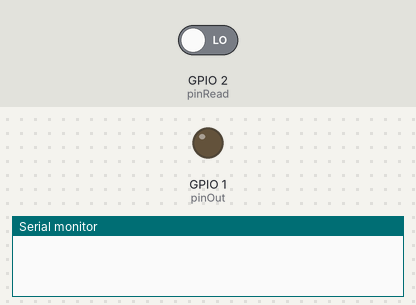
Bench run of a program on a simulated ESP32-S3. On the bench: output pins drawn as LEDs (lit = HIGH), the last lines printed to the serial monitor. The inputs (shaded band) are chosen by the test bench; at power-on: GPIO 2 (pinRead) LOW.

Above: at 21.4 s.
21.5 s: GPIO 2 (pinRead) driven HIGH
At 25.6 s:
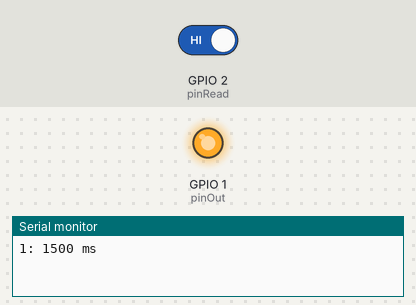
Timing chart, 0 to 31.5 s (numbered marks = the images above; inputs shaded):
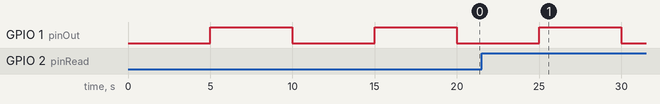

Measured:
- by itself, GPIO 1 (pinOut): alternates HIGH for 5.0 s and LOW for 5.0 s

The program:

main.cpp
```cpp
#include <Arduino.h>
#include "RelayContr.h"
#include "Config.h"
RelayContr relaycon = RelayContr(Config::pinOut, Config::pinRead);
unsigned long previous_millis = 0;
volatile bool responseDetected = false;  // set true in ISR after a debounced RISING edge is processed; cleared in loop() once printed

volatile unsigned long lastInterruptTime = 0; // timestamp of the last RISING edge accepted by the debounce filter (updated only if enough time passed since the previous one)

volatile unsigned long lastResponseTime = 0; // counting how much time is needed for NO contact to start work

volatile unsigned long turnOnRelayTime = 0; // reading time for turning the relay

volatile uint64_t counter = 0; // counter for every rising in pinRead

//interrupt
void IRAM_ATTR relayInterrupt() {
    unsigned long now = millis();
    if(now - lastInterruptTime < Config::delay_time)
        return;
    lastInterruptTime = now;
    lastResponseTime = lastInterruptTime - turnOnRelayTime;
    counter++; // counts only debounced RISING edges
    responseDetected = true;
}

void setup() {
    Serial.begin(115200);
    attachInterrupt(digitalPinToInterrupt(Config::pinRead), relayInterrupt, RISING); //setting up the pin for interrupt
}

// printing result
void print() {
    Serial.print(counter);
    Serial.print(": ");
    Serial.print(lastResponseTime);
    Serial.println(" ms");
}


void loop() {
    unsigned long current_millis = millis();
    bool reading = relaycon.getReadingState();
    if(current_millis - previous_millis >= Config::delay_time) { // condition with a delay when to turn on and turn off the relay
        previous_millis = current_millis;
        relaycon.set((relaycon.getState() == RelayState::RELAY_ON) ? RelayState::RELAY_OFF : RelayState::RELAY_ON);
        turnOnRelayTime = millis();
    }
    if(responseDetected == true) { //
        print();
        responseDetected = !responseDetected;
    }


}
```

RelayContr.h
```cpp
#pragma once
#include <Arduino.h>
enum class RelayState {
    RELAY_ON = HIGH,
    RELAY_OFF = LOW
};


class RelayContr {

public:
    RelayContr(uint8_t pinOut, uint8_t pinRead);
    void set(RelayState state);
    RelayState getState();
    bool getReadingState();

private:
    RelayState state = RelayState::RELAY_OFF;
    uint8_t pinOut;
    uint8_t pinRead;
};
```

RelayContr.cpp
```cpp
#include "RelayContr.h"
RelayContr::RelayContr(uint8_t pinOut, uint8_t pinRead):
    pinOut{pinOut}, pinRead{pinRead} {
    pinMode(pinOut, OUTPUT);
    pinMode(pinRead, INPUT_PULLDOWN);
};

void RelayContr::set(RelayState state){ //setting up the state for pinOut
    this->state = state;
    digitalWrite(pinOut, static_cast<bool> (state));
}
RelayState RelayContr::getState() {
    return state;
}
bool RelayContr::getReadingState() {
    return digitalRead(pinRead);
}
```

Config.h
```cpp
#pragma once
#include <Arduino.h>
class Config {
public:
    constexpr static uint8_t pinOut = 1;
    constexpr static uint8_t pinRead = 2;

    constexpr static uint16_t delay_time = 5000;

    Config() = delete;
};
```
